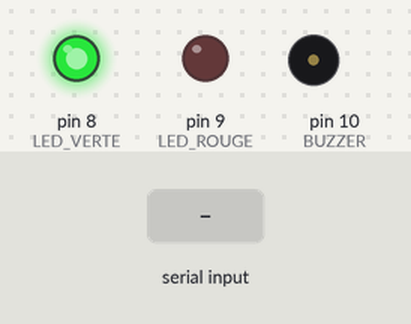
A sketch run on a simulated Arduino Uno, built with avr-gcc and run on an emulated ATmega328P. Shown: output pins drawn as LEDs (lit = HIGH), buzzer (waves = sounding). Inputs (shaded band) come from the test bench.

Above: at 1.2 s.
1.3 s: "ALERTE\n" received over Serial
At 2.1 s:
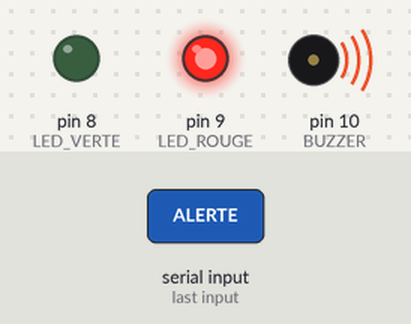
2.8 s: "OK\n" received over Serial
At 3.1 s:
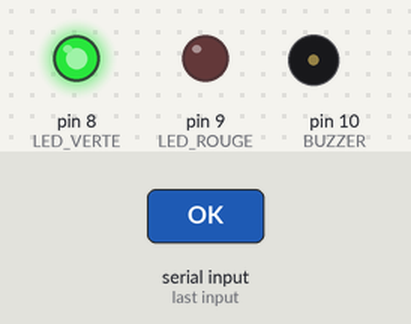
Timing chart, 0 to 5.8 s (numbered marks = the images above; inputs shaded):
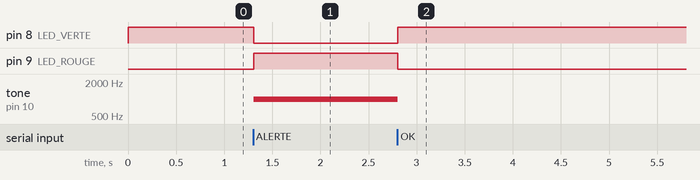

The sketch:

alert_system.ino
```cpp
// alert_system.ino — FasoSafe AI
// LED verte = OK / LED rouge + buzzer = ALERTE
// Protocole série : recevoir "ALERTE\n" ou "OK\n" depuis Python

const int LED_VERTE = 8;
const int LED_ROUGE = 9;
const int BUZZER    = 10;

void setup() {
  pinMode(LED_VERTE, OUTPUT);
  pinMode(LED_ROUGE, OUTPUT);
  pinMode(BUZZER, OUTPUT);
  digitalWrite(LED_VERTE, HIGH);   // état initial : normal
  digitalWrite(LED_ROUGE, LOW);
  noTone(BUZZER);
  Serial.begin(9600);
}

void loop() {
  if (Serial.available() > 0) {
    String msg = Serial.readStringUntil('\n');
    msg.trim();

    if (msg == "ALERTE") {
      digitalWrite(LED_VERTE, LOW);
      digitalWrite(LED_ROUGE, HIGH);
      tone(BUZZER, 1000);           // 1 kHz
    }
    else if (msg == "OK") {
      digitalWrite(LED_ROUGE, LOW);
      digitalWrite(LED_VERTE, HIGH);
      noTone(BUZZER);
    }
  }
}
```

Measured:
- after the input at 1.3 s, pin 8 (LED_VERTE): HIGH → LOW at once; pin 9 (LED_ROUGE): LOW → HIGH at once; tone on pin 10 (BUZZER): silent → 1000 Hz at once
- after the input at 2.8 s, pin 8 (LED_VERTE): LOW → HIGH at once; pin 9 (LED_ROUGE): HIGH → LOW at once; tone on pin 10 (BUZZER): 1000 Hz → silent at once
